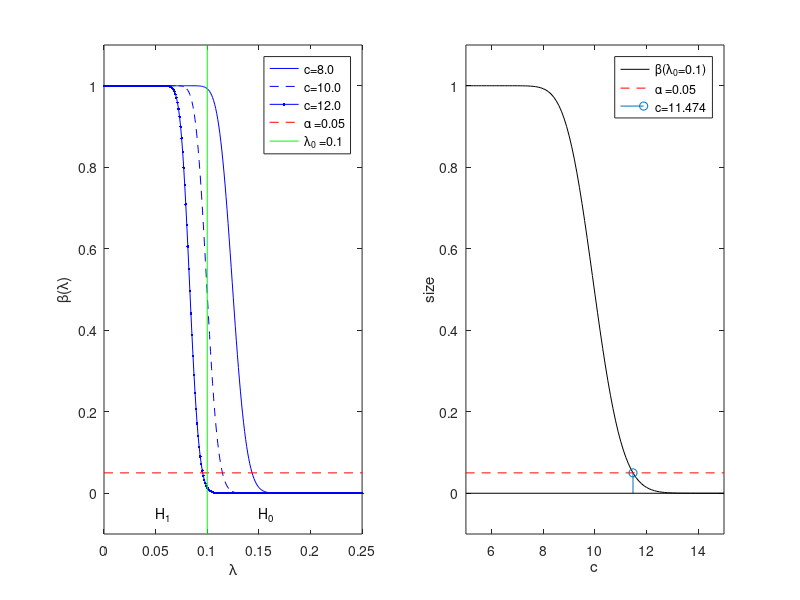

The MATLAB script that drew this image:
% Joshu Fenemore's Data from 2007 on Waiting Times at Orbiter Bust Stop
% %The raw data -- the waiting times i minutes for each direction 
% antiTimes=[8 3 7 18 18 3 7 9 9 25 0 0 25 6 10 0 10 8 16 9 1 5 16 6 4 1 3 21 0 28 3 8 ... 
% 6 6 11 8 10 15 0 8 7 11 10 9 12 13 8 10 11 8 7 11 5 9 11 14 13 5 8 9 12 10 13 6 11 13]; 
% clockTimes=[0 0 11 1 9 5 14 16 2 10 21 1 14 2 10 24 6 1 14 14 0 14 4 11 15 0 10 2 13 2 22 ... 
% 10 5 6 13 1 13 10 11 4 7 9 12 8 16 15 14 5 10 12 9 8 0 5 13 13 6 8 4 13 15 7 11 6 23 1]; 
% sampleTimes=[antiTimes clockTimes];% pool all times into 1 array 
% % L = Log Likelihood of data x as a function of parameter lambda
% L=@(lambda)sum(log(lambda*exp(-lambda * sampleTimes)));
n=132;%sample size
LAMBDAS=[0.0002:0.001:0.30]; % sample some values for lambda
clf;
subplot(1,2,1)
c=8.0; P=@(lambda)(1-gammainc(lambda*n*c,n));
plot(LAMBDAS,arrayfun(P,LAMBDAS),'b-'); % plot the power function
hold on;
c=10.0; P=@(lambda)(1-gammainc(lambda*n*c,n));
plot(LAMBDAS,arrayfun(P,LAMBDAS),'b--'); % plot the power function
c=12.0; P=@(lambda)(1-gammainc(lambda*n*c,n));
plot(LAMBDAS,arrayfun(P,LAMBDAS),'b.-'); % plot the power function
plot([0 15],[0.05 0.05],'r--')
axis([0 0.25 -0.1 1.1])
plot([1/10 1/10], [-0.1 1.1],'g')
legend('c=8.0','c=10.0','c=12.0','\alpha =0.05','\lambda_0 =0.1')
xlabel('\lambda'); ylabel('\beta(\lambda)');
text(0.05,-0.05,'H_1'); text(0.15,-0.05,'H_0');
lambda0=1/10
S=@(C)(1-gammainc(lambda0*n*C,n));
Cs=[5:0.1:15];
subplot(1,2,2)
plot(Cs,arrayfun(S,Cs),'k'); % plot the size function
axis([5 15 -0.1 1.1])
Cs=[10 11 11.474 12 13]
Size=arrayfun(S,Cs)
hold on;
plot([0 15],[0.05 0.05],'r--')
stem([11.474],[S(11.474)])
xlabel('c'); ylabel('size'); legend('\beta(\lambda_0=0.1)','\alpha =0.05','c=11.474')